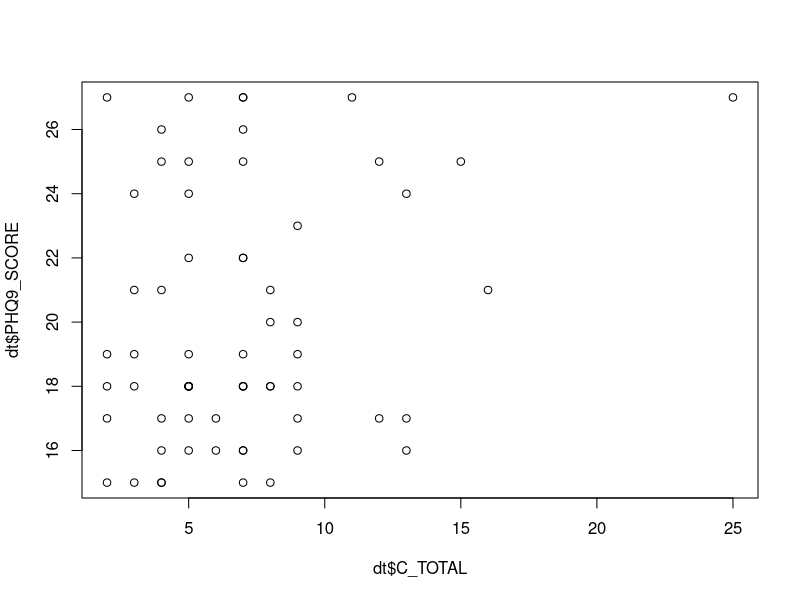
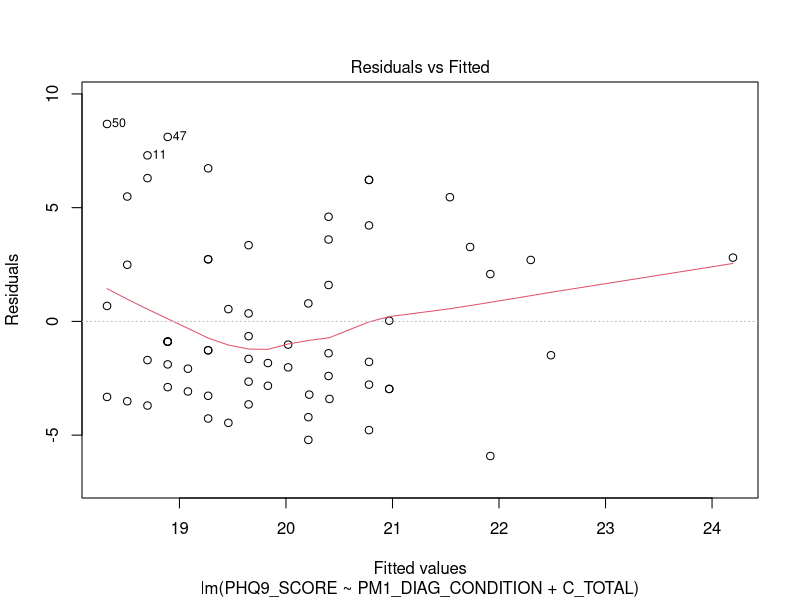
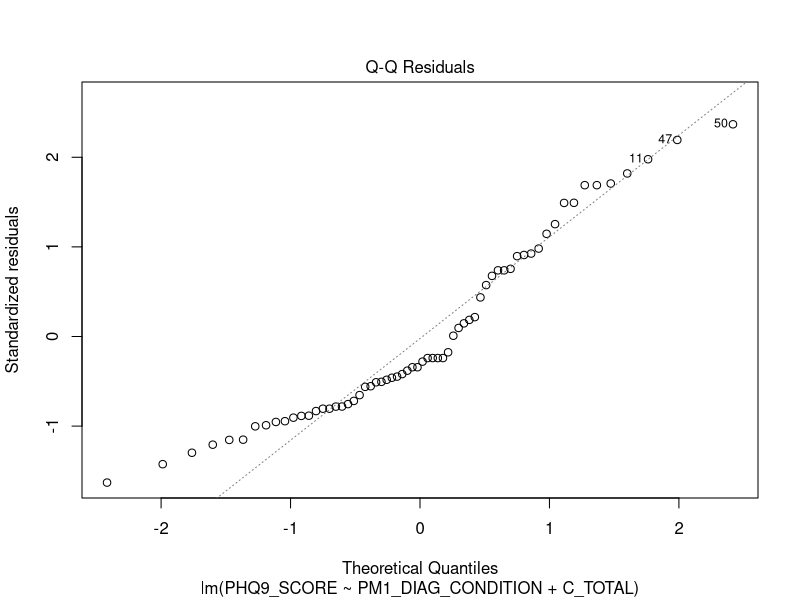
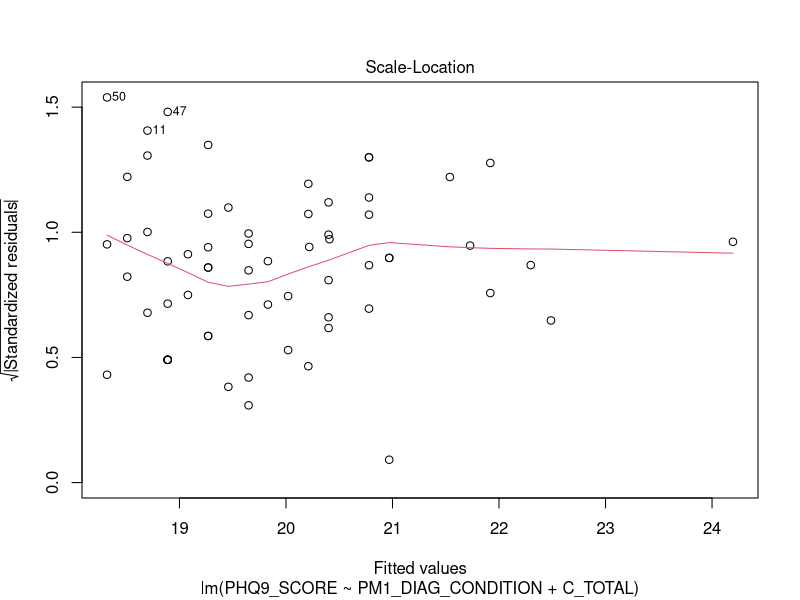
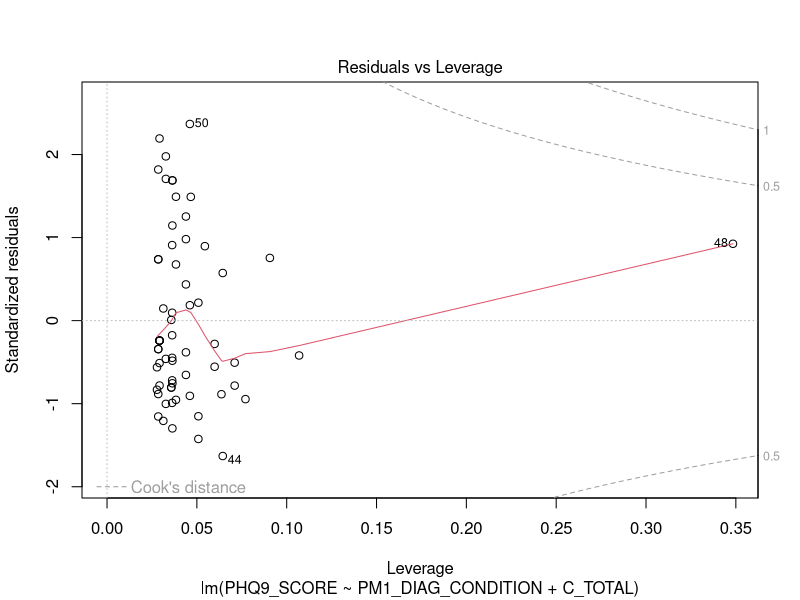
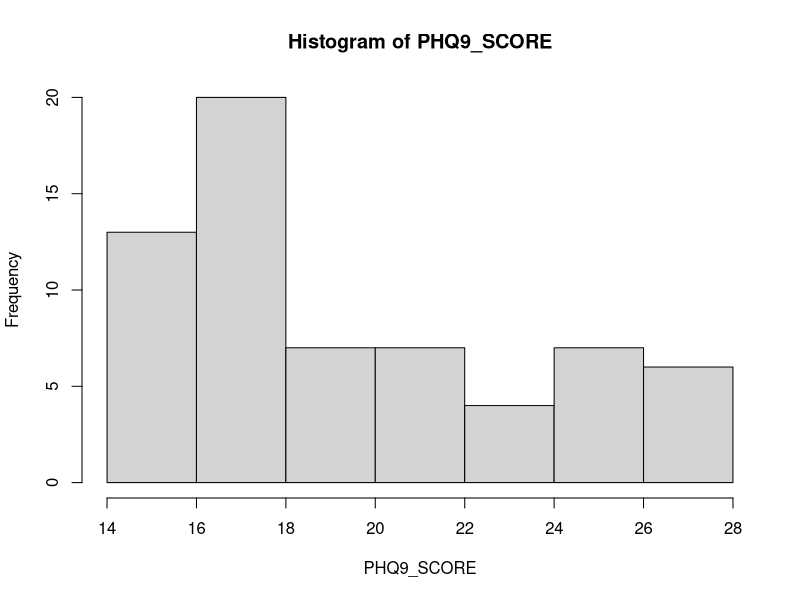
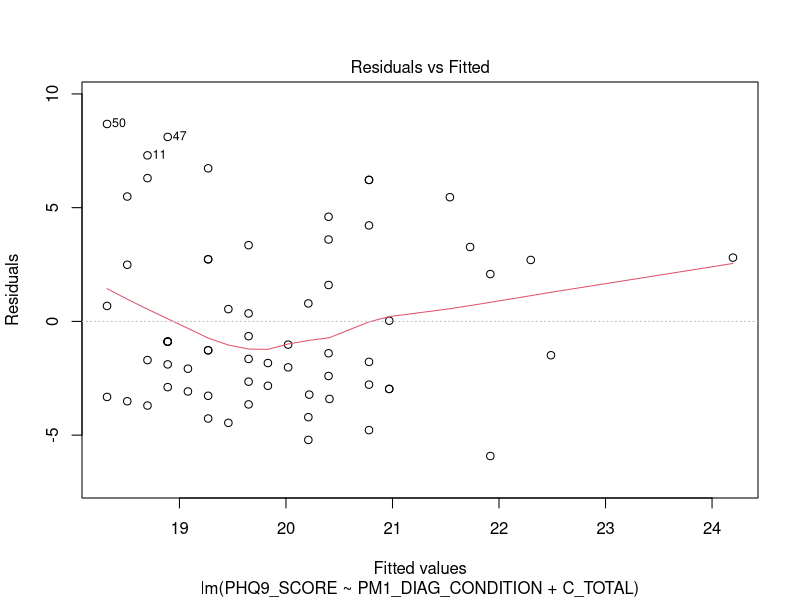
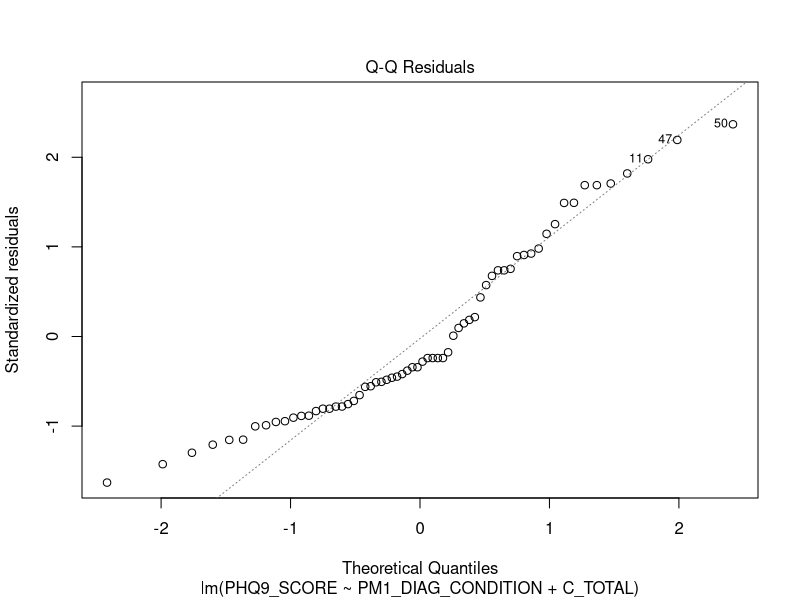

These charts were generated, in order, by the following R code: (Note: this script raises an error after producing the figures.)
rm(list = ls())
require(data.table)
require(magrittr) # special pipe operators
require(psych) # describe()
require(dplyr) # data wrangling
require(knitr) 
require(ggpubr)

set.seed(7079540) # for reproducibility

# Import data
dt <- read.csv("../Data/AHRI_DATASET_PM_MANUSCRIPT_DATA.csv")
dt %<>% as.data.table
md <- read.csv("../Data/AHRI_DATASET_PM_MANUSCRIPT_CODEBOOK.csv") # metadata
md %<>% as.data.table

# Data wrangling ----------------------------------------------------------
dt %<>% select(PHQ9_SCORE, PM1_DIAG_CONDITION, C_DP, C_TOTAL, CCI_SCORE) # keep main variables only
str(dt)

# Inclusion criteria include:
dt %<>% filter(C_DP == 1) # experienced depression last year
dt %<>% filter(PM1_DIAG_CONDITION != -99) # keep category 0 and 1 only (no need to use C_DP since these people are *diagnosed* with some psychiatric disorder)
dt$PM1_DIAG_CONDITION <- factor(dt$PM1_DIAG_CONDITION, levels = c(0, 1))
md[VAR == "PHQ9_GE10"]$Description
#dt %<>% filter(PHQ9_GE10 == 1) # "while most patients (88%) with major depression had scores of 10 or greater."
dt %<>% filter(PHQ9_SCORE >= 15) # most patients with PHQ9 score of 15 or higher get treatment

# Descriptive statistics -----------------------------------------------------
describeBy(dt$PHQ9_SCORE, dt$PM1_DIAG_CONDITION)

# Fit standard linear model -----------------------------------------------
mod <- lm(PHQ9_SCORE ~ PM1_DIAG_CONDITION + C_TOTAL, data = dt)
summary(mod)

# Assumptions -------------------------------------------------------------

# Linearity
plot(x = dt$C_TOTAL, y = dt$PHQ9_SCORE)

# homoscedasticity (constant residual variance)
plot(mod)[1] 

# normality in the outcome
dt %$% hist(PHQ9_SCORE) # DEPENDENT VARIABLE  

# normality in residuals
plot(mod)[2] # QQ-plot shows divergence from normality at the tails

# Gibbs sampling ----------------------------------------------------------

# First step: specify priors for each parameter. 

# # Uninformative priors (compare with standard lm)
# # b0 
# mu00 <- 1 
# zeta00 <- 1.0E4  
# # b1 
# mu10 <- 1
# zeta10 <- 1.0E4
# nu10 <- 100 # prior df's -> bigger = wider tails
# # variance (σ^2) 
# a_0 = 1 
# b_0 = 1
# sig2_0 = 1/rgamma(1, shape = a_0, rate = b_0) 

# Informative priors. These are based on the historical data (see manuscript)
# b0 
mu00 <- 0 # Q. make this based on data or whatever
zeta00 <- 1.0E4 
# b1 
mu10 <- -11.7 # prior mean
zeta10 <- 1.0E4 # prior variance (3^2)
nu10 <- 25 # prior df's -> bigger = wider tails
# variance (σ^2) 
a_0 = 1 # Q. change to 0.001 later
b_0 = 1 # Vague priors, because sample residual variance in historical data unknown

# Second step: the Gibbs algorithm

post_b1 <- function(b0, b1, sig2, y, x1) { # MH function for b1
  I <- -(b1^2) * ((sum(x1^2))/(2*sig2)) + b1 * ((sum(x1*(y - b0))) / (sig2))
  II <- (1 + ((b1 - mu10)^2)/(nu10*zeta10))^((nu10+1)/2)
  r_post <- exp(I) * II
  return(r_post) 
}

gibbs.chains <- function(b0, b1, sig2, y, x1) {
  warmup <- 1000
  H <- 25000 + warmup # number of samples drawn 
  n_par <- 3
  simulated <- matrix(0, nrow = H, ncol = n_par)
  colnames(simulated) <- c("b0","b1", "sig2") 
  simulated[1, ] <- c(b0, b1, sig2)
  
  for (h in 2:H) { # determine full conditional distribution for...

    # b0:
    mu0 <- (sum(y-b1*x1)/sig2 + (mu00/zeta00))/((nrow(dt) / sig2) + (1 / zeta00))  
    sd0 <- sqrt(1 / ((nrow(dt) / sig2) + (1 / zeta00)))
    b0 <- rnorm(1, mu0, sd0) # sample from distribution
    
    # b1 (incl. MH, Non-conjugate prior):
    beta1_c <- b1 
    beta1_n <- rnorm(1, mean = 0, sd = 3)   # Sample from proposal density
    r_post <- post_b1(b0, beta1_n, sig2, y, x1)/post_b1(b0, beta1_c, sig2, y, x1) # Ratio of posterior distributions
    r_prop <- beta1_c / beta1_n   # Ratio of proposal distribution
    r <- r_post * r_prop # Acceptance ratio r
    u <- runif(1, min = 0, max = 1)   # 'Sample a probability' from the uniform distribution
    ifelse(u <= abs(r), b1 <- beta1_n, b1 <- beta1_c) # retain of reject newly sampled value
    
    # # b1 (exc. MH)
    # mu1 <- (sum(x1*(y-b0)) / sig2 + (mu10/zeta10)) / ((sum(x1^2) / sig2) + (1 / zeta10))
    # sd1 <- sqrt(1 / ((sum(x1^2) / sig2) + (1 / zeta10)))
    # b1 <- rnorm(1, mu1, sd1)
    
    # variance: 
    a_1 <- (nrow(dt) / 2) + a_0 # posterior shape
    S <- sum(y - (b0 + b1*x1))^2 # RSS
    b_1 <- (S / 2) + b_0 # posterior scale 
    sig2 <- 1 / rgamma(1, a_1, b_1)
    
    simulated[h, ] <- c(b0, b1, sig2)  # Save them all 
    
  }
  
  return(simulated)
  
}

# Third: obtain the Gibbs estimates

dt$PM1_DIAG_CONDITION <- ifelse(dt$PM1_DIAG_CONDITION == 1, 1, 0) # make numeric
# Choose starting values for each of the parameters
chain1 <- gibbs.chains(b0 = 10, b1 = 0.3, sig2 = 0.5, y = dt$PHQ9_SCORE, x1 = dt$PM1_DIAG_CONDITION)
chain2 <- gibbs.chains(b0 = 2, b1 = 3, sig2 = 5, y = dt$PHQ9_SCORE, x1 = dt$PM1_DIAG_CONDITION) 


# Estimates ---------------------------------------------------------------

chain1 <- as.data.table(chain1[1001:nrow(chain1), ]) # remove warmup
chain2 <- as.data.table(chain2[1001:nrow(chain2), ]) # and transform into datatable

gibbs_stats <- function(chain) { # requires a datatable, with columns as parameters
  
  perc <- c(0.025, 0.975)
  x <- chain[, lapply(.SD, mean)] # EAP
  y <- chain[, lapply(.SD, sd)] # SD
  z <- chain[, lapply(.SD, function(x) quantile(x, perc))] # CI
  estimates <- cbind(t(x), t(y), t(z))
  rownames(estimates) <- c("Intercept", "PM", "Variance")
  colnames(estimates) <- c("Beta", "SD", "2.5% ", "97.5%")
  return(estimates)
  
}

gibbs_stats(chain1) %>% write.csv(., file = "../Output/Estimates_chain1.csv", row.names = F)
gibbs_stats(chain2) %>% write.csv(., file = "../Output/Estimates_chain2.csv", row.names = F)

# Assess convergence ------------------------------------------------------

# Traceplots
traceplot <- function(chain1, chain2) {   # only handles 2 chains (per parameter)
  
  par <- colnames(chain1)
  H <- nrow(chain1)
  
  for (i in 1:length(par)) {
    
    ggplot() + 
      geom_line(chain1, mapping = aes_string(x = I(1:H), y = par[i]), color = "#CC3399", linewidth = 0.4) +  # alpha = 0.8
      geom_line(chain2, mapping = aes_string(x = I(1:H), y = par[i]), color = "#0000FF", linewidth = 0.4) +  # alpha = 0.6
      ggtitle("Convergence plot") +
      ylab("Sampled value") +
      xlab("Number of iterations") +
      theme(
        plot.title = element_text(color = "black", size = 11, face = "bold.italic", hjust = 0.45),
        axis.title.x = element_text(color = "#333333", size = 10, face = "bold"),
        axis.title.y = element_text(color = "#333333", size = 10, face = "bold"))

  ggsave(paste0("../Output/traceplot_inform", par[i], ".png"), width = 8, height = 4)
  }
  
  
}

traceplot(chain1, chain2)


# Autocorrelation plots
autocors <- function(chain) {    # only handles 2 chains (per parameter)
  
  lags <- 40 # number of lags
  par <- colnames(chain)
  
  autocor <- matrix(0, nrow = lags, ncol = length(par))
  for (i in 1:length(par)) {

      for (j in 1:lags) {
        autocor[j, i] <- cor(chain[1:I(nrow(chain)-j), ..i], chain[(j+1):nrow(chain), ..i])
      }
  } 
  
  autocor %<>% as.data.table()
  setnames(autocor, c("V1", "V2", "V3"), par)
  return(autocor)

}

ac1 <- autocors(chain1)
ac2 <- autocors(chain2) 

autocorplot <- function(ac1, ac2) {
  
  par <- colnames(ac1)
  lags <- nrow(ac1)
  
  for (i in 1:length(par)) {
  
    ggplot() +
    geom_bar(ac1, mapping = aes_string(x = I(1:lags), y = par[i]), col = "#CC3399", width = 0.1, alpha = 0.4, stat = "identity") +
    geom_bar(ac2, mapping = aes_string(x = I(1:lags), y = par[i]), col = "#FF99FF", width = 0.1, alpha = 0.4, stat = "identity") +
    ggtitle("Chain 1") +
    xlab("Lag") +
    ylab("Autocorrelation") +
    # ylim(0,1) +
    theme(
      plot.title = element_text(color = "grey44", size = 11, face = "bold.italic", hjust = 0.45),
      axis.title.x = element_text(color = "#333333", size = 10, face = "bold"),
      axis.title.y = element_text(color = "#333333", size = 10, face = "bold"))
  
  ggsave(paste0("../Output/acplot_inform", par[i], ".png"), width = 8, height = 4)
  
  }
  
}

autocorplot(ac1, ac2)
